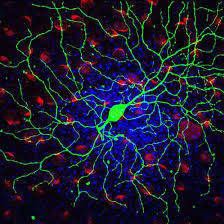
#> input picture Laboratorio #3/Ejercicio 1/F1.png, 224 x 224 px, found by its file name
$ python Ejercicio1_1.py
#> lines starting #> are read from the running program, lines starting #| are printed output that depends on the picture
#> further down, img is the input picture: PIL image 224x224 RGBA; mean R, G, B, A 25.3, 25.7, 46.1, 255
from PIL import Image
from numpy import array,dot,dstack,ones,random,uint8,zeros

def Pix2Image(img,mode='RGB'):
    if(img.max() > 255):
        img *= 255.0 / img.max()
    img = array(img,uint8)
    imagen = Image.fromarray(img,mode)
    return imagen

def Image2Pix(img):
    i = img.convert('RGB')
    w,h = i.size
#> w = 224; h = 224
    data = i.getdata()
    img = array(data,uint8)
    img = img.reshape((h,w,3))
    return img

def MaskImg(img):
    aT = array([# %R   %G   %B
                [0.00,0.00,0.00], #Canal Rojo
                [1.00,1.00,0.00], #Canal Verde
                [0.00,0.00,0.00]  #Canal Azul
                ])
    img = dot(img,aT)
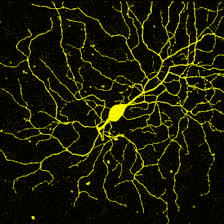
#> img: shape (224, 224, 3) float64; mean of channels 0, 1, 2 25.7, 25.7, 0; drawn as R, G, B
    return Pix2Image(img)

img = Image.open('F1.PNG')
im = Image2Pix(img)
imagen = MaskImg(im)
imagen.save('F1_Yellow.PNG')
imagen.show()

$ run again, with Laboratorio #3/Ejercicio 1/F2.png copied over Laboratorio #3/Ejercicio 1/F1.png
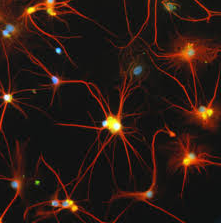
#> input picture Laboratorio #3/Ejercicio 1/F2.png, 221 x 223 px, found by its file name
#> img is the input picture: PIL image 221x223 RGBA; mean R, G, B, A 44.2, 26.3, 19.6, 255
#> in MaskImg, `img = dot(img,aT)`:
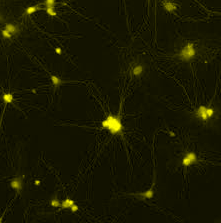
#> img: shape (223, 221, 3) float64; mean of channels 0, 1, 2 26.3, 26.3, 0; drawn as R, G, B

$ run again, with Laboratorio #3/Ejercicio 1/F3.png copied over Laboratorio #3/Ejercicio 1/F1.png
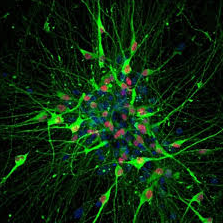
#> input picture Laboratorio #3/Ejercicio 1/F3.png, 223 x 223 px, found by its file name
#> img is the input picture: PIL image 223x223 RGBA; mean R, G, B, A 13.5, 42.6, 14.4, 255
#> in MaskImg, `img = dot(img,aT)`:
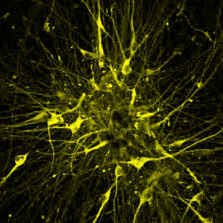
#> img: shape (223, 223, 3) float64; mean of channels 0, 1, 2 42.6, 42.6, 0; drawn as R, G, B

$ run again, with Laboratorio #3/Ejercicio 1/F4.png copied over Laboratorio #3/Ejercicio 1/F1.png
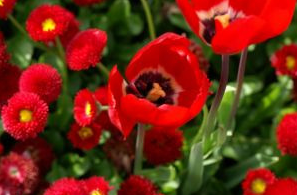
#> input picture Laboratorio #3/Ejercicio 1/F4.png, 297 x 195 px, found by its file name
#> img is the input picture: PIL image 297x195 RGBA; mean R, G, B, A 114.1, 41.6, 20.1, 255
#> in MaskImg, `img = dot(img,aT)`:
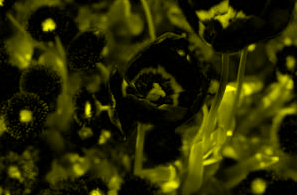
#> img: shape (195, 297, 3) float64; mean of channels 0, 1, 2 41.6, 41.6, 0; drawn as R, G, B
